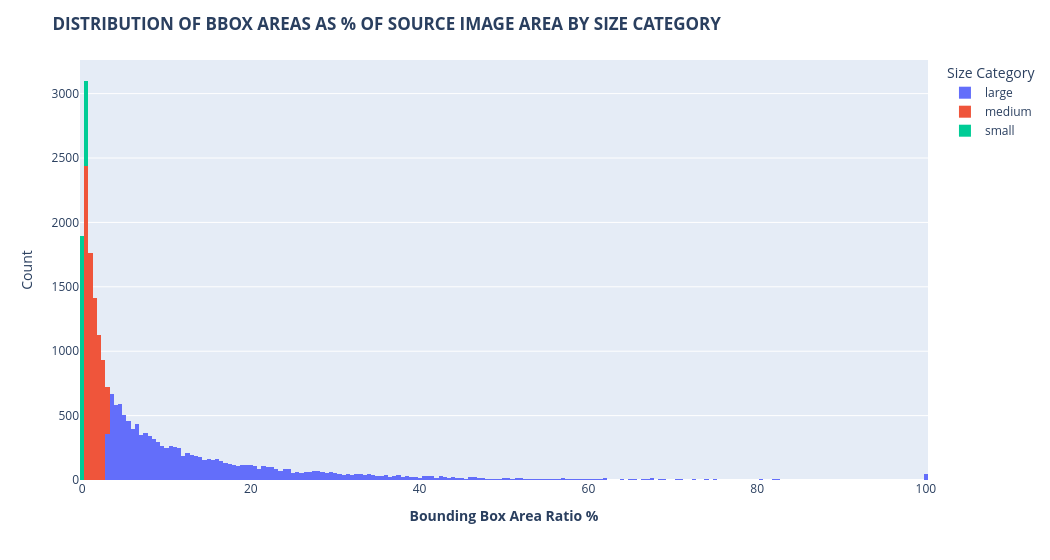

The code cell stored with this chart in its notebook:
### Markdown cell above
COCO AP_s, AP_m, AP_l 기준으로 현재 데이터 체크

### Code cell
import plotly.express as px

total_area = 1024 * 1024

# 각 bounding box의 면적 비율 계산
bbox_df['bbox_area_ratio'] = bbox_df['frac_bbox_area'] * total_area / total_area * 100  

# 면적 비율에 따라 'small', 'medium'으로 분류
bbox_df['size_category'] = pd.cut(bbox_df['bbox_area_ratio'], bins=[0, 0.33, 3, max(bbox_df['bbox_area_ratio'])],
                                  labels=['small', 'medium', 'large'])

fig = px.histogram(
    bbox_df, 
    x='bbox_area_ratio', 
    color='size_category',  
    labels={'bbox_area_ratio': 'BBox Area Ratio (%)', 'size_category': 'Size Category'}
)

fig.update_layout(
    title="<b>DISTRIBUTION OF BBOX AREAS AS % OF SOURCE IMAGE AREA BY SIZE CATEGORY</b>",
    xaxis_title="<b>Bounding Box Area Ratio %</b>",
    yaxis_title="Count",
    width=1050
)

fig.show()

### Figure 1 — Plotly figure (JSON) as saved in the notebook; plotly's stock layout.template omitted (floating-point values rounded to 4 significant figures; data arrays with more than 128 entries replaced by an {"elided": "..."} marker saying what was removed)
{"data": [{"alignmentgroup": "True", "bingroup": "x", "hovertemplate": "Size Category=large<br>BBox Area Ratio (%)=%{x}<br>count=%{y}<extra></extra>", "legendgroup": "large", "marker": {"color": "#636efa", "pattern": {"shape": ""}}, "name": "large", "offsetgroup": "large", "orientation": "v", "showlegend": true, "type": "histogram", "x": {"elided": "12552 float values"}, "xaxis": "x", "yaxis": "y"}, {"alignmentgroup": "True", "bingroup": "x", "hovertemplate": "Size Category=medium<br>BBox Area Ratio (%)=%{x}<br>count=%{y}<extra></extra>", "legendgroup": "medium", "marker": {"color": "#EF553B", "pattern": {"shape": ""}}, "name": "medium", "offsetgroup": "medium", "orientation": "v", "showlegend": true, "type": "histogram", "x": {"elided": "8041 float values"}, "xaxis": "x", "yaxis": "y"}, {"alignmentgroup": "True", "bingroup": "x", "hovertemplate": "Size Category=small<br>BBox Area Ratio (%)=%{x}<br>count=%{y}<extra></extra>", "legendgroup": "small", "marker": {"color": "#00cc96", "pattern": {"shape": ""}}, "name": "small", "offsetgroup": "small", "orientation": "v", "showlegend": true, "type": "histogram", "x": {"elided": "2551 float values"}, "xaxis": "x", "yaxis": "y"}], "layout": {"barmode": "relative", "legend": {"title": {"text": "Size Category"}, "tracegroupgap": 0}, "margin": {"t": 60}, "title": {"text": "<b>DISTRIBUTION OF BBOX AREAS AS % OF SOURCE IMAGE AREA BY SIZE CATEGORY</b>"}, "width": 1050, "xaxis": {"anchor": "y", "domain": [0, 1], "title": {"text": "<b>Bounding Box Area Ratio %</b>"}}, "yaxis": {"anchor": "x", "domain": [0, 1], "title": {"text": "Count"}}}}
